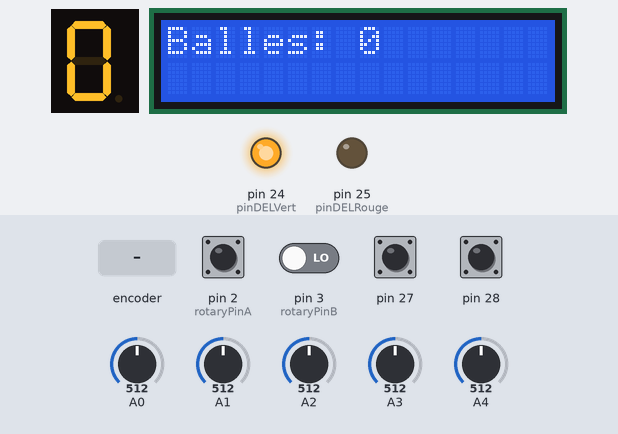
A program run on a simulated Arduino Mega 2560, built with avr-gcc and run on an emulated ATmega2560. Parts: 1-digit seven-segment display, 16×2 character LCD, output pins drawn as LEDs (lit = HIGH). Wiring (inferred from the names in the program): 1-digit 7-segment display, segments lit when HIGH: segments pin 31, pin 30, pin 35, pin 34, pin 33, pin 32, pin 37. The test bench sets the inputs (shaded band); at power-on: pin 2 (rotaryPinA), pin 27, pin 28 HIGH, pin 3 (rotaryPinB) LOW, A0 = 512, A1 = 512, A2 = 512, A3 = 512, A4 = 512. The segment pins are drawn as the display they are named for; pins used as bus, display or sensor lines are not drawn; what the program prints to the serial monitor is not drawn.

Above: at 2.2 s.
2.3 s: rotary encoder on pin 2 (rotaryPinA) / pin 3 (rotaryPinB) turned 1 step (first pin leading)
At 3.6 s:
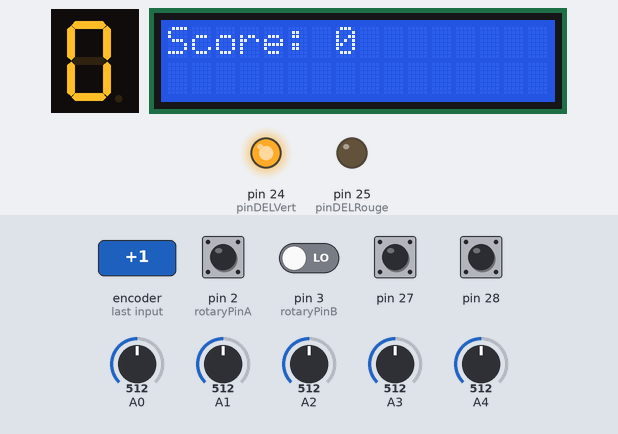
4.0 s: pin 28 pulled LOW for 0.15 s
At 4.12 s:
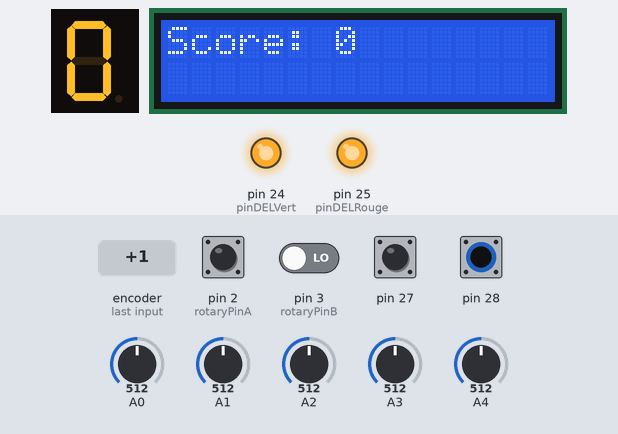
Timing chart, 0 to 7.0 s (numbered marks = the images above; inputs shaded):
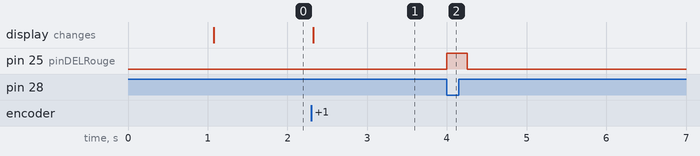

Measured:
- after the input at 2.3 s, the display: changes at once (image 1)
- after the input at 4.0 s, pin 25 (pinDELRouge): LOW → HIGH at once, → LOW 0.25 s later

The program:

main.cpp
```cpp
#include <Arduino.h>
#include <LiquidCrystal.h>

#include "Accel.h"
#include "AffichageNbBalles.h"
#include "BoutonsManette.h"
#include "Communication.h"
#include "JoyStick.h"
#include "incremental.h"

// LCD
const int RS = 12, EN = 11, D4 = 7, D5 = 6, D6 = 5, D7 = 4;
LiquidCrystal lcd(RS, EN, D4, D5, D6, D7);

#define MENU_BALLES 0
#define MENU_SCORE 1
#define MENU_EQUIPEMENT 2

// 7SEG
int segPins[7] = {31, 30, 35, 34, 33, 32, 37};
AffichageNbBalles affichage(segPins);

// accel
Accel accel(A2, A3, A4);

joyStick js;
Boutons boutons(28, 27);
bool comboLastState = false;

// VARIABLES JEU
int nbBalles = 0;
int score = 0;
int equipement = 1;

int menuActif = 0;
int lastMenu = -1;

// frequence envoie joystick
unsigned long lastSend = 0;
const unsigned long interval = 25;  // 40 Hz

const int pinDELRouge = 25;
const int pinDELVert = 24;

// gestion flash LED tir
unsigned long ledRougeTimer = 0;
bool ledRougeActive = false;
const int ledDuration = 100;  // ms

void setup() {
  Serial.begin(115200);

  // encodeur
  setup_encoder(2, 3);

  affichage.begin();

  lcd.begin(16, 2);
  lcd.setCursor(0, 0);
  lcd.print("init");
  delay(1000);
  lcd.clear();

  pinMode(pinDELRouge, OUTPUT);
  pinMode(pinDELVert, OUTPUT);

  boutons.begin();
  initCommunication();

  digitalWrite(pinDELVert, HIGH);
}

void loop() {
  // Com PC
  handleSerial();
  nbBalles = getNb_balles();
  // MAJ 7 segments
  affichage.setNbBalles(nbBalles);
  affichage.update();

  // LCD MENU (rafraîchit seulement si menu change)
  if (menuActif != lastMenu) {
    lcd.clear();
    lcd.setCursor(0, 0);

    switch (menuActif) {
      case MENU_BALLES:
        lcd.print("Balles: ");
        lcd.print(nbBalles);
        break;

      case MENU_SCORE:
        lcd.print("Score: ");
        lcd.print(score);
        break;

      case MENU_EQUIPEMENT:
        lcd.print("Equip: ");
        lcd.print(equipement);
        break;
    }

    lastMenu = menuActif;
  }

  // Gestion Bouton
  boutons.update();

  // état actuel de la combinaison

  // bool comboNow = boutons.gachetteState() && boutons.reloadState();

  // if (comboNow && !comboLastState) {
  //   envoyerBouton("menu_pause");
  //   Serial.println("MENU PAUSE");
  // }

  // Pin 22 pour
  // comboLastState = comboNow;

  // si pas en combo, gérer boutons normaux
  // if (!comboNow) {
  // if (boutons.gachettePressed()) { code pas bon
  //   envoyerBouton(true);
  //   Serial.println("Gachette appuyée");

  //   digitalWrite(pinDELRouge, HIGH);
  //   ledRougeTimer = millis();
  //   ledRougeActive = true;
  // }

  //   envoyerBouton(true);
  //   Serial.println("Recharge réussi");
  // }
  if (boutons.gachettePressed()) {
    digitalWrite(pinDELRouge, HIGH);
    ledRougeTimer = millis();
    ledRougeActive = true;
  }
  int lecture = read_encoder();

  envoyerBouton(boutons.gachettePressed(), boutons.reloadPressed(),
                accel.readValues().isActive, lecture);
  // envoyerBouton1(boutons.reloadPressed());
  // envoyerBouton2(accel.readValues().isActive);
  // }

  // extinction automatique LED tir
  if (ledRougeActive && millis() - ledRougeTimer > ledDuration) {
    digitalWrite(pinDELRouge, LOW);
    ledRougeActive = false;
  }

  // Joystick valeur en continu
  unsigned long currentTime = millis();

  if (currentTime - lastSend >= interval) {
    lastSend = currentTime;

    js.lireValeur(A1, A0);
    envoyerJoystick(js.getX(), js.getY());
  }

  // Encodeur pour menu
  // int lecture = read_encoder();

  if (lecture == 1) {
    menuActif++;

    if (menuActif > 2) menuActif = 0;
  }

  if (lecture == -1) {
    menuActif--;

    if (menuActif < 0) menuActif = 2;
  }

  // Serial.println(menuActif);
}
```

Accel.cpp
```cpp
#include "Accel.h"

Accel::Accel(int xPin, int yPin, int zPin) {
  Xpin = xPin;
  Ypin = yPin;
  Zpin = zPin;
}

OutputAccel Accel::readValues() {
  int valeurx = analogRead(Xpin);
  int valeury = analogRead(Ypin);
  int valeurz = analogRead(Zpin);

  float somme = valeurx + valeury + valeurz;

  if (somme >= 1150.0) {
    return {valeurx, valeury, valeurz, true};
  } else {
    return {valeurx, valeury, valeurz, false};
  }
}
```

Accel.h
```cpp
#ifndef ACCEL_H
#define ACCEL_H

#include <Arduino.h>

struct OutputAccel {
  int x;
  int y;
  int z;
  bool isActive;
};

class Accel {
 private:
  int Xpin;
  int Ypin;
  int Zpin;

 public:
  Accel(int xPin, int yPin, int zPin);

  OutputAccel readValues();
};

#endif
```

AffichageNbBalles.cpp
```cpp
#include "AffichageNbBalles.h"

// Tableau 0-9
const int AffichageNbBalles::chiffres[10][7] = {
    {1, 1, 1, 1, 1, 1, 0},  // 0
    {0, 1, 1, 0, 0, 0, 0},  // 1
    {1, 1, 0, 1, 1, 0, 1},  // 2
    {1, 1, 1, 1, 0, 0, 1},  // 3
    {0, 1, 1, 0, 0, 1, 1},  // 4
    {1, 0, 1, 1, 0, 1, 1},  // 5
    {1, 0, 1, 1, 1, 1, 1},  // 6
    {1, 1, 1, 0, 0, 0, 0},  // 7
    {1, 1, 1, 1, 1, 1, 1},  // 8
    {1, 1, 1, 1, 0, 1, 1}   // 9
};

AffichageNbBalles::AffichageNbBalles(int segPins[7], int valeurInitiale) {
  for (int i = 0; i < 7; i++) {
    segments[i] = segPins[i];
  }
  nb_balles = valeurInitiale;
}

void AffichageNbBalles::begin() {
  for (int i = 0; i < 7; i++) {
    pinMode(segments[i], OUTPUT);
  }
  update();
}

void AffichageNbBalles::setNbBalles(int valeur) {
  if (valeur < 0) valeur = 0;
  if (valeur > 9) valeur = 9;
  nb_balles = valeur;
}

int AffichageNbBalles::getNbBalles() { return nb_balles; }

void AffichageNbBalles::update() {
  for (int i = 0; i < 7; i++) {
    digitalWrite(segments[i], chiffres[nb_balles][i]);
  }
}
```

AffichageNbBalles.h
```cpp
#ifndef AFFICHAGENBBALLES_H
#define AFFICHAGENBBALLES_H

#include <Arduino.h>

class AffichageNbBalles {
  private:
    int segments[7];
    int nb_balles;

    static const int chiffres[10][7];

  public:
    AffichageNbBalles(int segPins[7], int valeurInitiale = 0);

    void begin();
    void setNbBalles(int valeur);
    int getNbBalles();
    void update();
};

#endif
```

BoutonsManette.cpp
```cpp
#include "BoutonsManette.h"

Boutons::Boutons(int pinGachette, int pinReload) {
  _pinGachette = pinGachette;
  _pinReload = pinReload;
}

void Boutons::begin() {
  pinMode(_pinGachette, INPUT_PULLUP);
  pinMode(_pinReload, INPUT_PULLUP);

  _gachetteState = digitalRead(_pinGachette);
  _reloadState = digitalRead(_pinReload);

  _lastGachetteState = _gachetteState;
  _lastReloadState = _reloadState;
}

void Boutons::update() {
  _gachetteState = digitalRead(_pinGachette);
  _reloadState = digitalRead(_pinReload);
}

bool Boutons::gachettePressed() {
  // bool event = false;

  // if (_lastGachetteState == HIGH && _gachetteState == LOW) {
  //   if (millis() - _lastGachetteTime > _debounceDelay) {
  //     event = true;
  //     _lastGachetteTime = millis();
  //   }
  // }

  // _lastGachetteState = _gachetteState;
  // return event;
  Serial.println(_gachetteState);
  return !_gachetteState;
}

bool Boutons::reloadPressed() {
  // bool event = false;
  // if (_lastReloadState == HIGH && _reloadState == LOW) {
  //   event = true;
  // }

  // _lastReloadState = _reloadState;
  return !_reloadState;
}

bool Boutons::gachetteState() { return _gachetteState == LOW; }

bool Boutons::reloadState() { return _reloadState == LOW; }
```

BoutonsManette.h
```cpp
#ifndef BOUTONSMANETTE_H
#define BOUTONSMANETTE_H

#include <Arduino.h>

class Boutons {
 public:
  Boutons(int pinGachette, int pinReload);

  void begin();
  void update();

  // Événements (détection d’appui unique)
  bool gachettePressed();
  bool reloadPressed();

  // États continus (bouton maintenu)
  bool gachetteState();
  bool reloadState();

  unsigned long _lastGachetteTime = 0;
  unsigned long _lastReloadTime = 0;
  const int _debounceDelay = 50;

 private:
  int _pinGachette;
  int _pinReload;

  bool _gachetteState;
  bool _reloadState;

  bool _lastGachetteState;
  bool _lastReloadState;
};

#endif
```

Communication.cpp
```cpp
#include "Communication.h"

#include <Arduino.h>
#include <ArduinoJson.h>

// Variables définies dans main.cpp
extern int score;
extern int equipement;

void traiterMessage(String message);
void envoyerStatus();

int nbBalle;

String inputBuffer = "";

void initCommunication() { Serial.begin(115200); }

void handleSerial() {
  while (Serial.available()) {
    char c = Serial.read();

    if (c == '\n') {
      traiterMessage(inputBuffer);
      inputBuffer = "";
    } else {
      inputBuffer += c;
    }
  }
}

void traiterMessage(String message) {
  StaticJsonDocument<200> doc;
  DeserializationError error = deserializeJson(doc, message);
  if (error) return;

  const char* type = doc["type"];
  if (!type) return;

  if (strcmp(type, "config") == 0) {
    if (doc["nb_balles"].is<int>()) nbBalle = doc["nb_balles"];

    if (doc["score"].is<int>()) score = doc["score"];

    if (doc["equipement"].is<int>()) equipement = doc["equipement"];
  }
}

int getNb_balles() { return nbBalle; }

void envoyerStatus() {
  StaticJsonDocument<100> doc;

  doc["type"] = "status";
  doc["nb_balles"] = nbBalle;

  serializeJson(doc, Serial);
  Serial.println();
}

void envoyerJoystick(int x, int y) {
  StaticJsonDocument<100> doc;

  doc["type"] = "joystick";
  doc["x"] = x;
  doc["y"] = y;

  serializeJson(doc, Serial);
  Serial.println();
}

void envoyerBouton(const bool gachette, const bool reload, const bool accel,
                   int encodeur) {
  StaticJsonDocument<100> doc;

  doc["type"] = "event";
  if (gachette) {
    doc["btn"] = 1;

  } else {
    doc["btn"] = 0;
  }

  if (reload) {
    doc["btn1"] = 1;

  } else {
    doc["btn1"] = 0;
  }

  if (accel) {
    doc["btn2"] = 1;

  } else {
    doc["btn2"] = 0;
  }

  doc["encodeur"] = encodeur;
  // doc["btn"] = nomBouton;

  serializeJson(doc, Serial);
  Serial.println();
}
// void envoyerBouton1(const bool nomBouton) {
//   StaticJsonDocument<100> doc;

//   doc["type"] = "event1";
//   if (nomBouton) {
//     doc["btn1"] = 1;

//   } else {
//     doc["btn1"] = 0;
//   }
//   // doc["btn"] = nomBouton;

//   serializeJson(doc, Serial);
//   Serial.println();
// }
// void envoyerBouton2(const bool nomBouton) {
//   StaticJsonDocument<100> doc;

//   doc["type"] = "event2";
//   if (nomBouton) {
//     doc["btn2"] = 1;

//   } else {
//     doc["btn2"] = 0;
//   }
//   // doc["btn"] = nomBouton;

//   serializeJson(doc, Serial);
//   Serial.println();
// }
```

Communication.h
```cpp
#ifndef COMMUNICATION_H
#define COMMUNICATION_H

void initCommunication();
void handleSerial();

void envoyerJoystick(int x, int y);
void envoyerBouton(const bool gachette, const bool reload, const bool accel,
                   int encodeur);

// void envoyerBouton1(const bool nomBouton);
// void envoyerBouton2(const bool nomBouton);

void envoyerStatus();

int getNb_balles();

#endif
```

JoyStick.cpp
```cpp
#include "JoyStick.h"

#include <Arduino.h>

joyStick::joyStick() {
  xVal = 0;
  yVal = 0;
}

void joyStick::lireValeur(int pinX, int pinY) {
  xVal = analogRead(pinX);
  yVal = analogRead(pinY);
}

int joyStick::getX() { return xVal; }

int joyStick::getY() { return yVal; }

/*void joyStick::afficherValeurTerminal(){
    Serial.print("axe X = ");
    Serial.print(xVal);
    Serial.print(", axe Y = ");
    Serial.print(yVal);
    Serial.print("\n");
}

void joyStick::afficherValeurLCD(LiquidCrystal& lcd){
    lcd.setCursor(0, 0);
    lcd.print("                ");
    lcd.setCursor(0, 1);
    lcd.print("                ");
    lcd.setCursor(0, 0);
    lcd.print("X= ");
    lcd.print(xVal);
    lcd.setCursor(0, 1);
    lcd.print("Y= ");
    lcd.print(yVal);
}*/
```

JoyStick.h
```cpp
#ifndef JOYSTICK_H
#define JOYSTICK_H

class joyStick {
 private:
  int xVal;
  int yVal;

 public:
  joyStick();
  void lireValeur(int pinX, int pinY);
  int getX();
  int getY();
};

#endif
```

incremental.cpp
```cpp
/*
 * incremental.cpp
 *
 * Serge Caron, feb 2026
 *
 * Decode cheap rotary encoder. Contrary to a quadrature encoder, some rotary
 * encoders always send 2 pulses per detend (1 falling edge and 1 rising edge
 * per channel) before going back to an idle state. In such case, all you have
 * to do is interrupt on the falling edge of one channel. When it occurs, the
 * state of the second channel tells you the direction of rotation. Original
 * code is from there:
 * https://arduino.stackexchange.com/questions/61785/cant-you-easily-use-quadrature-incremental-rotary-encoders-at-2x-or-4x-their
 *
 * ArduinoMega digital pin usable for interrupt: 2, 3, 18, 19, 20, 21
 */

#include "incremental.h"

#include <Arduino.h>

// internal variable
int rotaryPinA = 2;   // this is your interrupt pin
int rotaryPinB = 3;   // this can be any digital input
int rotaryValue = 0;  // the actual count

// *********************************************************************
// encode()
// ISR that decodes your cheap encoder
// The count is kept in rotaryValue
// *********************************************************************
void encode() {
  // state of Pin B at falling edge of Pin A tells us the direction of rotation
  bool pinBState = digitalRead(rotaryPinB);
  rotaryValue += (pinBState) ? -1 : 1;
}

// *********************************************************************
// setup_encoder()
// intPinA is the interrupt pin; PinB can be any other digital input pin
// return -1 if failed to setup interrupt
// *********************************************************************
int setup_encoder(int intPinA, int PinB) {
  if (digitalPinToInterrupt(intPinA) == -1)
    return -1;  // not a valid interrupt pin
  else {
    rotaryPinA = intPinA;
    rotaryPinB = PinB;
    pinMode(intPinA, INPUT);
    pinMode(PinB, INPUT);
    attachInterrupt(digitalPinToInterrupt(intPinA), encode, FALLING);
    return 0;  // setup is done
  }
}

// *********************************************************************
// read_encoder()
// return the content of rotaryValue
// *********************************************************************
int read_encoder() {
  static int lastValue = 0;
  int currentValue;

  noInterrupts();
  currentValue = rotaryValue;
  interrupts();

  int delta = currentValue - lastValue;
  lastValue = currentValue;

  if (delta > 0) return 1;   // sens horaire
  if (delta < 0) return -1;  // sens antihoraire
  return 0;                  // pas de mouvement
}

// *********************************************************************
// write_encoder()
// set the content of rotaryValue
// *********************************************************************
void write_encoder(int value) {
  noInterrupts();
  rotaryValue = value;
  interrupts();
}

/* endoffile */
```

incremental.h
```cpp
/*
 * incremental.h
 *
 * Serge Caron, feb 2026
 *
 * Decode cheap rotary encoder. Contrary to a quadrature encoder, some rotary encoders always send 2 pulses per detend (1 falling edge and 1 rising edge per channel)
 * before going back to an idle state.
 * In such case, all you have to do is interrupt on the falling edge of one channel. When it occurs, the state of the second channel tells you the direction of rotation.
 * Original code is from there:
 * https://arduino.stackexchange.com/questions/61785/cant-you-easily-use-quadrature-incremental-rotary-encoders-at-2x-or-4x-their
 *
 * ArduinoMega digital pin usable for interrupt: 2, 3, 18, 19, 20, 21
 */

#ifndef INCREMENTAL_H
#define INCREMENTAL_H

void encode();  // The interrupt. Leave it alone
int setup_encoder(int intPinA, int PinB);   // intPinA must be an interrupt pin. Return -1 if interrupt could not be setup.
int read_encoder();
void write_encoder(int value);

#endif


/* endoffile */
```
